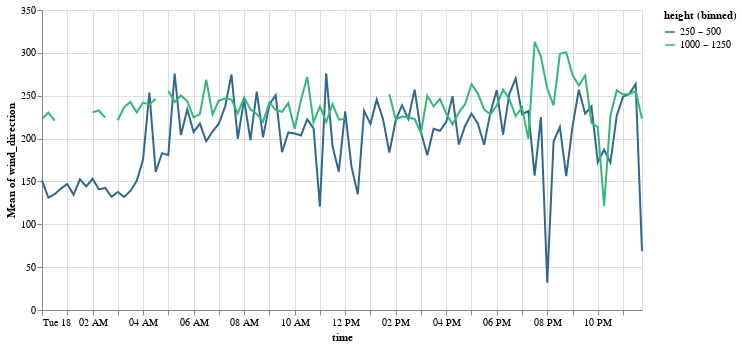

Notebook cell for this chart:
### Code cell
alt.Chart(
    pd.concat([
            dl_wprof_df.query("height > 250").query("height < 500").groupby("time").mean().reset_index(),
            dl_wprof_df.query("height > 1000").query("height < 1200").groupby("time").mean().reset_index(),
    ])
).mark_line().encode(
    alt.X('time:T'),
    alt.Y('mean(wind_direction):Q'),
    alt.Color('height:O').bin(step=250).scale(scheme='viridis')
).properties(width=600)

### Figure 1 — Vega-Lite specification as saved in the notebook (floating-point values rounded to 4 significant figures; data arrays with more than 128 entries replaced by an {"elided": "..."} marker saying what was removed)
{"config": {"view": {"continuousWidth": 300, "continuousHeight": 300}}, "data": {"name": "data-958ee75f83db7e393ea35691c5fdc189"}, "mark": {"type": "line"}, "encoding": {"color": {"bin": {"step": 250}, "field": "height", "scale": {"scheme": "viridis"}, "type": "ordinal"}, "x": {"field": "time", "type": "temporal"}, "y": {"aggregate": "mean", "field": "wind_direction", "type": "quantitative"}}, "width": 600, "$schema": "https://vega.github.io/schema/vega-lite/v5.20.1.json", "datasets": {"data-958ee75f83db7e393ea35691c5fdc189": {"elided": "192 records"}}}
